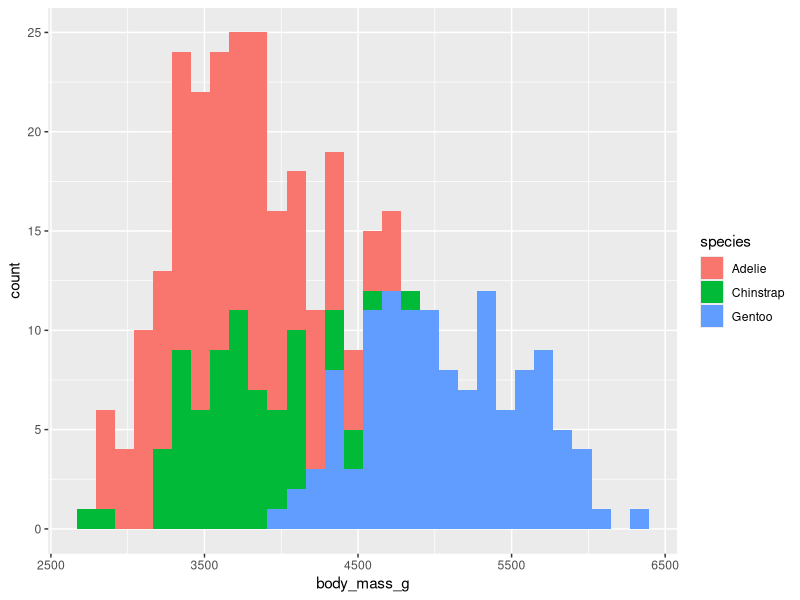
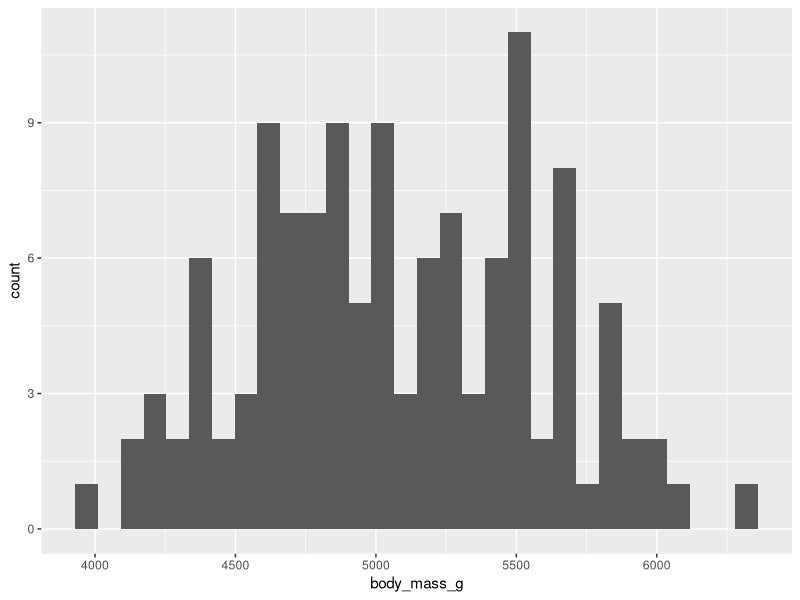
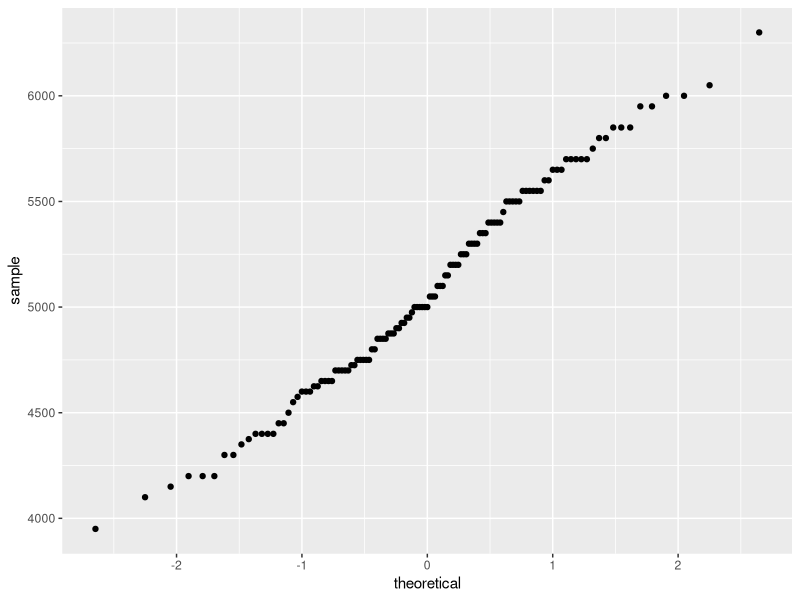
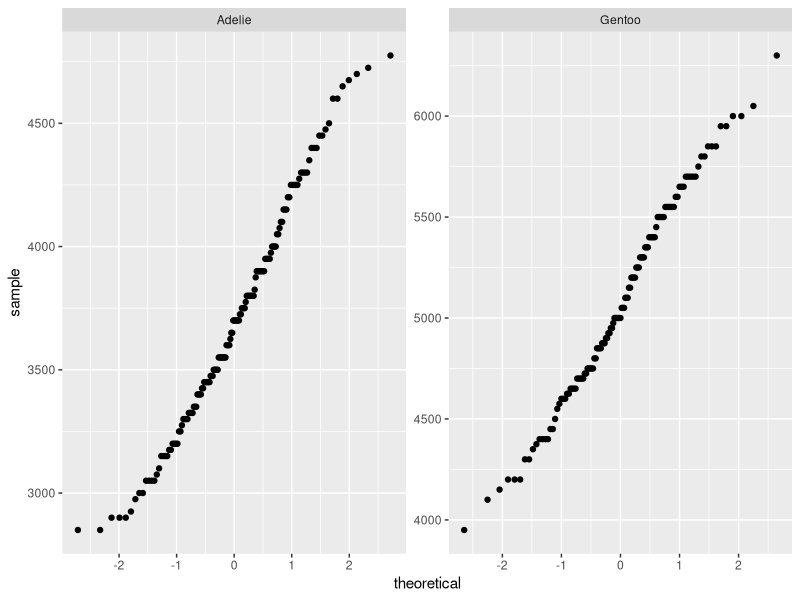
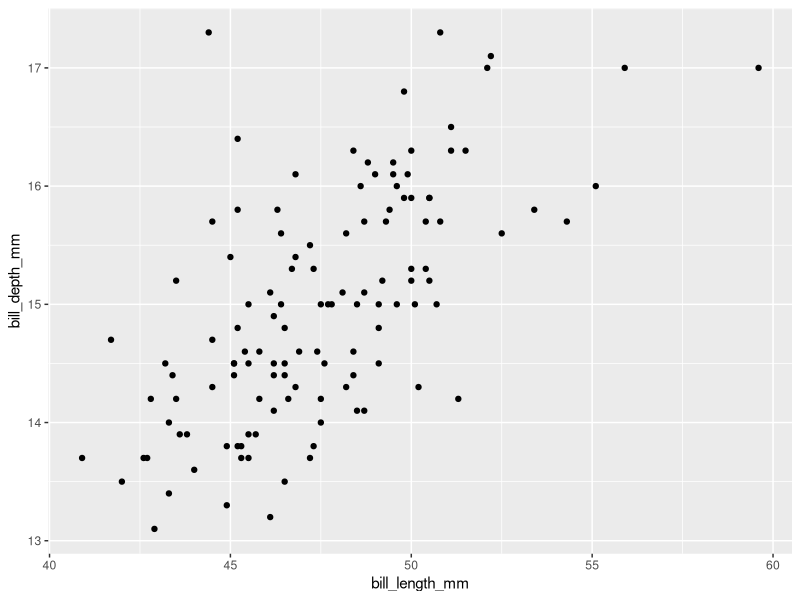
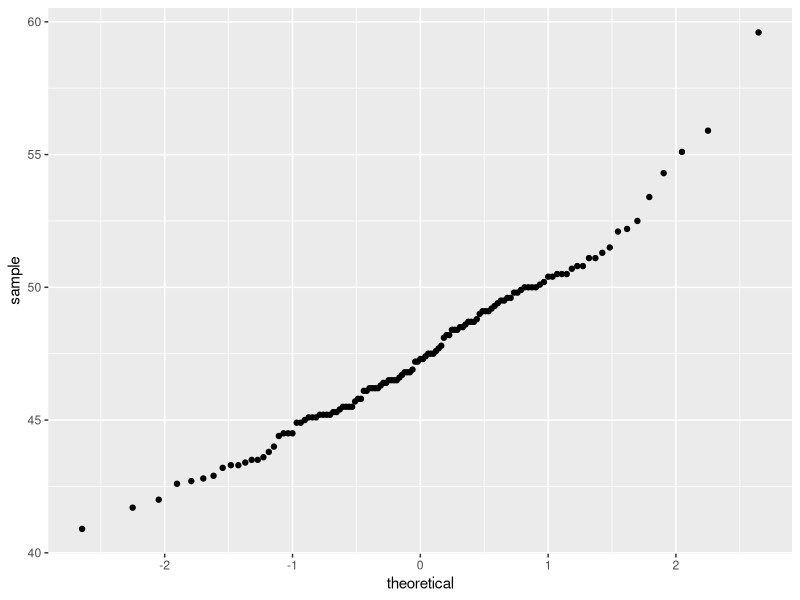
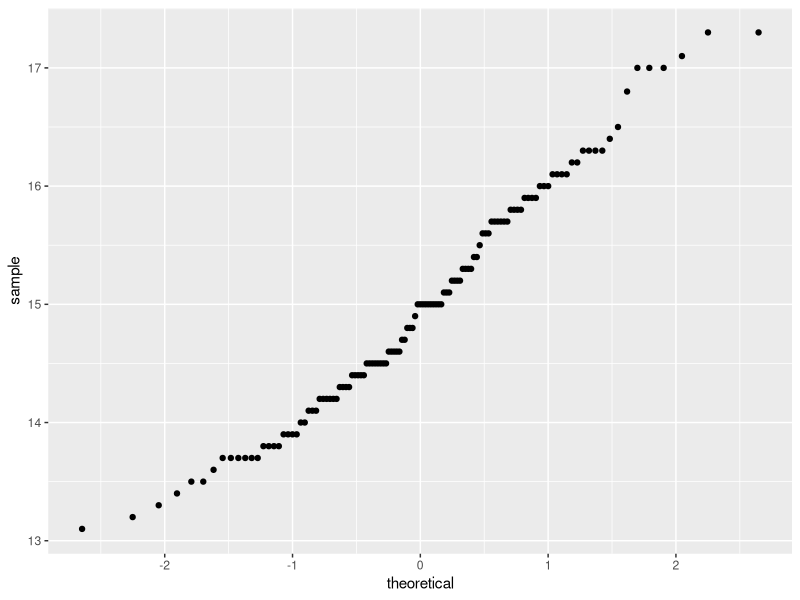

Recreate these plots in R, in order.
# Haley Durbin
# 2023-02-21

library(palmerpenguins)
library(rstatix) # for levene_test
library(knitr)  # prints pretty tables with RMarkdown
library(tidyverse)


####### One-sample t-test ##########

head(penguins)
ggplot(data=penguins) +
  geom_histogram(aes(x=body_mass_g, fill=species))

gentoo = penguins %>%
  filter(species=="Gentoo")
head(gentoo)

ggplot(data=gentoo) +
  geom_histogram(aes(x=body_mass_g))

ggplot(data=gentoo) +
  stat_qq(aes(sample=body_mass_g))

gentoo %>%
  summarize(mean_body_mass_g = mean(body_mass_g, na.rm=TRUE),
            sd_body_mass_g = sd(body_mass_g, na.rm=TRUE))


###### run t-test. (are the means similar... a p-value less than 0.05 means that they are different)

t.test(gentoo$body_mass_g, mu=5500)

t_test_results = gentoo %>%
  t_test(body_mass_g ~ 1, mu=5500)
t_test_results




######## two-sample t-test
data_for_t_test = penguins %>%
  filter(species %in% c("Gentoo", "Adelie"),
         !is.na(body_mass_g)) %>%
  select(species, body_mass_g) %>%
  droplevels()


summary(data_for_t_test)

data_for_t_test %>%
  group_by(species) %>%
  summarize(mean=mean(body_mass_g),
            sd = sd(body_mass_g))
ggplot(data=data_for_t_test) +
  stat_qq(aes(sample=body_mass_g)) +
  facet_wrap(~species, scales="free")

# Check equality of variances; Levene's test null hypothesis: variances are equal
data_for_t_test %>% 
  levene_test(body_mass_g ~ species) # if p<0.05, variances are NOT equal

t.test(data_for_t_test$body_mass_g ~ data_for_t_test$species, var.equal=TRUE) #automatically uses Welch's test, so we have to tell it to use Lavene's test by confirming that the variances are equal


########### CORRELATIONS ###############

gentoo = penguins %>% 
  filter(species=="Gentoo")

ggplot(data=gentoo)+
  geom_point(aes(x=bill_length_mm, y=bill_depth_mm))

ggplot(data=gentoo) +
  stat_qq(aes(sample=bill_length_mm))

ggplot(data=gentoo) +
  stat_qq(aes(sample=bill_depth_mm))

cor(x=gentoo$bill_length_mm, y=gentoo$bill_depth_mm, use="complete.obs") #use means to only give us complete observations and not NAs

cor.test(x=gentoo$bill_length_mm, y=gentoo$bill_depth_mm, use="complete.obs")

gentoo %>%
  cor_test(bill_length_mm, bill_depth_mm)

head(gentoo)

cor(gentoo[ ,c(3:6)], use="complete.obs")
